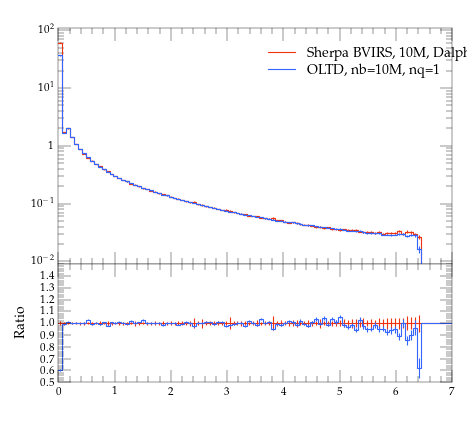

Here is the Python script that generated this plot:
#! /usr/bin/env python

# This Python script was auto-generated using YODA v2.0.0.
# Analysis object: /evtb/inc_jg_e
# Timestamp: 15-04-2024 (14:39:54)

import matplotlib as mpl
import matplotlib.pyplot as plt
mpl.use('Agg') # comment out for interactive use
import os
import numpy as np

plotDir = os.path.split(os.path.realpath(__file__))[0]
if 'YODA_USER_PLOT_PATH' in globals():
    plot_outdir = globals()['YODA_USER_PLOT_PATH']
else:
    plot_outdir = plotDir

#plot style
plt.style.use(os.path.join(plotDir, '../default.mplstyle'))
# plot metadata
figW, figH = plt.rcParams['figure.figsize']
ax_xLabel = r''
ax_yLabel = r''
ax_title  = r''
ax_xScale = 'linear'
ax_yScale = 'log'
xLims = (0.0, 7.0)
yLims = (0.009000000000000001, 110.00000000000001)

# TeX-friendly labels for the legend
labels = [ r"Sherpa BVIRS, 10M, Dalpha=0.01", r"OLTD, nb=10M, nq=1" ]

# Create figure and axis objects
fig, (ax, ratio0_ax) = plt.subplots(2, 1, sharex=True,
                  figsize=(figW,figH), gridspec_kw={'height_ratios': (2, 1)})
ratio0_ax.yaxis.set_major_locator(mpl.ticker.MultipleLocator(0.1))
ratio0_ax.set_ylim(0.5, 1.4999)
ratio0_ax.set_ylabel('Ratio')

# LineColor map: curve index -> color
linecolors = {0: '#EE3311', 1: '#3366FF'}
# the numerical data is stored in a separate file
dataf = dict()
prefix = os.path.split(__file__)[0]
if prefix:    prefix = prefix + '/'
exec(open(prefix+'inc_jg_e__data.py').read(), dataf)


legend_handles = [] # keep track of handles for the legend

# style options for curves
# starts at zorder>=5 to draw curve on top of legend
styles = {
  'curve0': {
    'color' : linecolors[0],
    'linestyle' : '-',
    'marker' : 'o',
    'zorder' : 5,
    'histstyle' : True,
  },
  'curve1': {
    'color' : linecolors[1],
    'linestyle' : '-',
    'marker' : 'o',
    'zorder' : 6,
    'histstyle' : True,
  },
}
# curve from input yoda files in main panel
for label in dataf['yvals'].keys():
    if all(np.isnan(v) for v in dataf['yvals'][label]):
        continue
    tmp = None
    if styles[label]['histstyle']: # draw as histogram
        tmp, = ax.plot(dataf['xedges'], dataf['yedges'][label],
                       color=styles[label]['color'],
                       linestyle=styles[label]['linestyle'],
                       drawstyle='steps-pre', solid_joinstyle='miter',
                       zorder=styles[label]['zorder'], label=label)
        ax.errorbar(dataf['xpoints'], dataf['yvals'][label], color=styles[label]['color'],
                    xerr=dataf['xerrs'], yerr=[dataf['ydowns'][label], dataf['yups'][label]],
                    linestyle='none', zorder=styles[label]['zorder'])
    else: # draw as scatter
        tmp = ax.errorbar(dataf['xpoints'], dataf['yvals'][label],
                          xerr=dataf['xerrs'],
                          yerr=[ dataf['ydowns'][label],
                          dataf['yups'][label] ],
                          fmt=styles[label]['marker'],
                          ecolor=styles[label]['color'],
                          color=styles[label]['color'], zorder=2)
        tmp[-1][0].set_linestyle(styles[label]['linestyle'])
    legend_handles += [tmp]
    for varLabel in dataf['variation_yvals'].keys():
        if varLabel.startswith(label):
            tmp, = ax.plot(dataf['xedges'], dataf['variation_yvals'][varLabel],
                           color=styles[label]['color'],
                           linestyle=styles[label]['linestyle'],
                           drawstyle='steps-pre', solid_joinstyle='miter',
                           zorder=styles[label]['zorder'], alpha=0.5)


# plots on ratio panel
# curve from input yoda files in ratio panel
for label, yvals in dataf['ratio0_yvals'].items():
    if all(np.isnan(v) for v in yvals):
        continue
    if styles[label]['histstyle']: # plot as histogram
        ratio0_ax.plot(dataf['xedges'], yvals,
                       color=styles[label]['color'],
                       linestyle=styles[label]['linestyle'],
                       drawstyle='steps-pre', zorder=1,
                       solid_joinstyle='miter')
        ratio0_ax.vlines(dataf['xpoints'],
                         dataf['ratio0_ymin'][label],
                         dataf['ratio0_ymax'][label],
                         color=styles[label]['color'], zorder=1)
    else: # plot as scatter
        tmp = ratio0_ax.errorbar(dataf['xpoints'],
                                 yvals, xerr=dataf['xerrs'],
                                 yerr=dataf['ratio0_yerrs'][label],
                                 fmt=styles[label]['marker'],
                                 ecolor=styles[label]['color'],
                                 color=styles[label]['color'])
        tmp[-1][0].set_linestyle(styles[label]['linestyle'])

    for varlabel in dataf['ratio0_variation_vals'].keys():
        if varlabel.startswith(label):
            ratio0_ax.plot(dataf['xedges'],
                            dataf['ratio0_variation_vals'][varlabel],
                            color=styles[label]['color'],
                            linestyle=styles[label]['linestyle'],
                            drawstyle='steps-pre', solid_joinstyle='miter',
                            zorder=1, alpha=0.5)

legend_pos = (0.5, 0.97)
ax.legend(legend_handles, labels, loc='upper left', bbox_to_anchor=legend_pos)

# set plot metadata as defined above
ratio0_ax.set_xlabel(ax_xLabel)
ratio0_ax.xaxis.set_label_coords(1., -.15)
ax.set_ylabel(ax_yLabel, loc='top')
ax.set_title(ax_title, loc='left')
ax.set_xscale(ax_xScale)
ax.set_yscale(ax_yScale)
ax.set_xlim(xLims)
ax.set_ylim(yLims)

# tick formatting
plt.rcParams['xtick.top'] = True
plt.rcParams['ytick.right'] = True
ax.yaxis.set_major_locator(mpl.ticker.LogLocator(base=10.0, numticks=np.inf))
ax.yaxis.set_minor_locator(mpl.ticker.LogLocator(
                           base=10.0, subs=np.arange(0.1, 1, 0.1), numticks=np.inf))
fig.align_ylabels((ax, ratio0_ax))
plt.savefig(os.path.join(plot_outdir, 'inc_jg_e.pdf'), format='PDF')
plt.savefig(os.path.join(plot_outdir, 'inc_jg_e.png'), format='PNG')

plt.close(fig)
